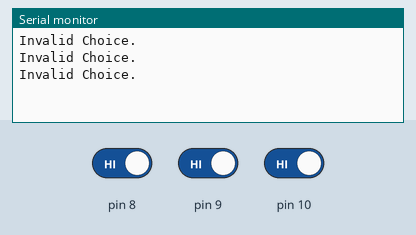
The sketch below on a simulated Arduino Uno, built with avr-gcc and run on an emulated ATmega328P. On the bench: the last lines printed to the serial monitor. The test bench sets the inputs (shaded band); at power-on: pin 8 HIGH, pin 9 HIGH, pin 10 HIGH.

Above: at 2.8 s.
2.9 s: pin 8 driven LOW
At 3.6 s:
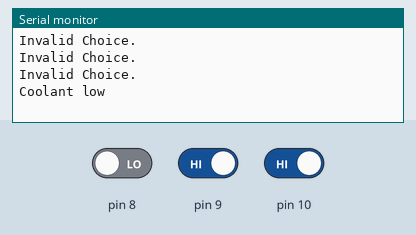
5.5 s: pin 9 driven LOW
At 6.8 s:
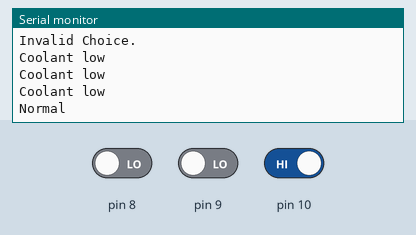
8.5 s: pin 8 driven HIGH
At 9.5 s:
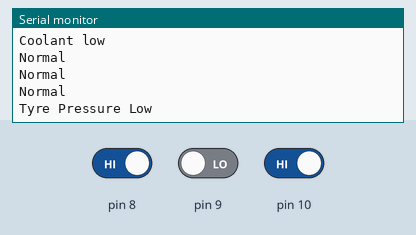
11.5 s: pin 10 driven LOW
At 12.8 s:
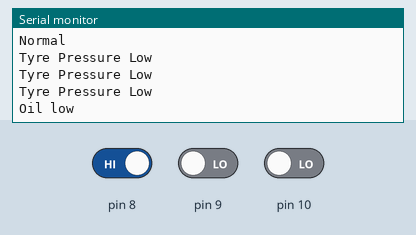
14.5 s: pin 9 driven HIGH
At 15.8 s:
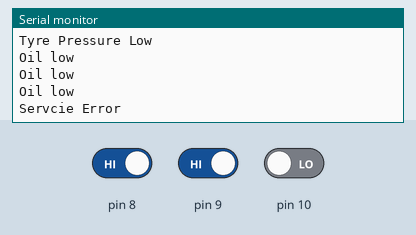
17.5 s: pin 8 driven LOW
At 18.8 s:
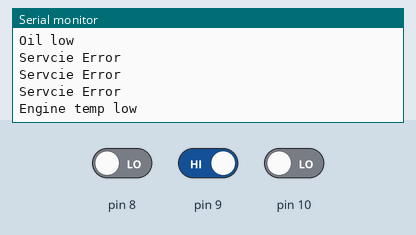

The sketch:

Slave_Parallel.ino
```cpp
/* Receiver Arduino code */
void setup() {
  // put your setup code here, to run once:
  pinMode(8, INPUT);
  pinMode(9, INPUT);
  pinMode(10, INPUT);

  Serial.begin(9600);
}

void loop() {
  // put your main code here, to run repeatedly:
  // read the message
  int bit2 = digitalRead(8);
  int bit1 = digitalRead(9);
  int bit0 = digitalRead(10);

  if(bit2 == 0 && bit1 == 0 && bit0 == 0){
    return;
  } else {
    BCDtoDecimalConversion(bit2, bit1, bit0);
  }
  delay(1000);
} // end loop

void BCDtoDecimalConversion(int bit2, int bit1, int bit0){
  String BCDString = "";
  BCDString += bit2;
  BCDString += bit1;
  BCDString += bit0;

  if(BCDString == "001"){
    Serial.println("Normal");
  } else if(BCDString == "010"){
    Serial.println("Engine temp low");
  } else if(BCDString == "011"){
    Serial.println("Coolant low");
  } else if(BCDString == "100"){
    Serial.println("Oil low");
  } else if(BCDString == "101"){
    Serial.println("Tyre Pressure Low");
  } else if(BCDString == "110"){
    Serial.println("Servcie Error");
  } else {
    Serial.println("Invalid Choice.");
  }
}
```

Measured:
- after the input at 2.9 s, the serial monitor: prints a new line after 0.10 s (image 1)
- after the input at 5.5 s, the serial monitor: prints a new line after 0.50 s (image 2)
- after the input at 8.5 s, the serial monitor: prints a new line after 0.50 s (image 3)
- after the input at 11.5 s, the serial monitor: prints a new line after 0.50 s (image 4)
- after the input at 14.5 s, the serial monitor: prints a new line after 0.50 s (image 5)
- after the input at 17.5 s, the serial monitor: prints a new line after 0.51 s (image 6)
